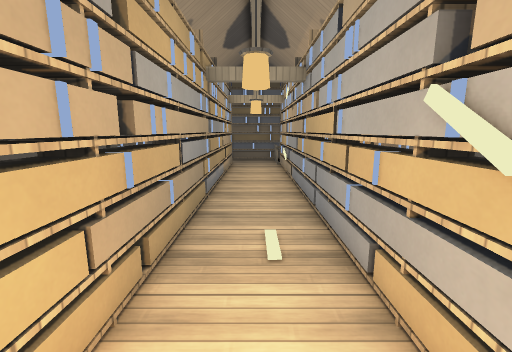
View 1 (above)

16 first-person views from a walk through a level from a Godot 3-D game. The camera is 1.5 m above the floor, tilts 10° down and sees 90° across. The floor is counted in squares, 0.5 m on a side. Each view is taken from the middle of a square. On the plan, view 1 faces up. The plan holds only what a view shows up to about 19 squares ahead; the rest is blank. Surface patterns are stand-ins for the level's own textures.

View 2
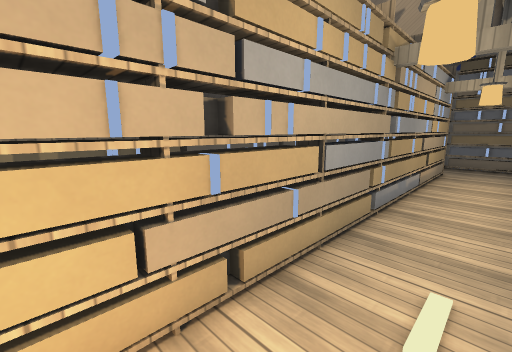

View 3
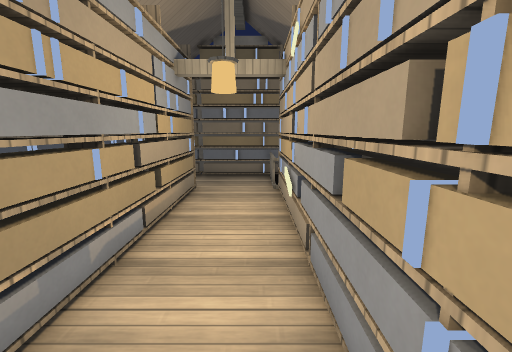

View 4
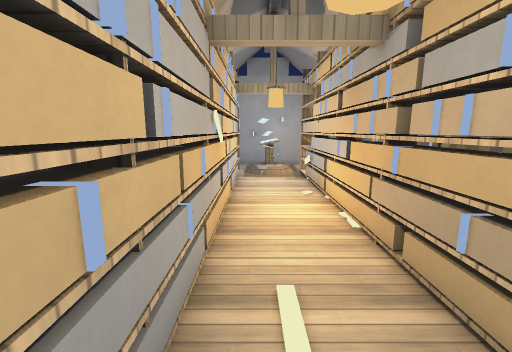

View 5
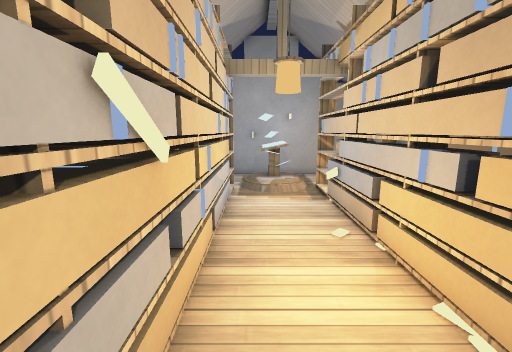

View 6
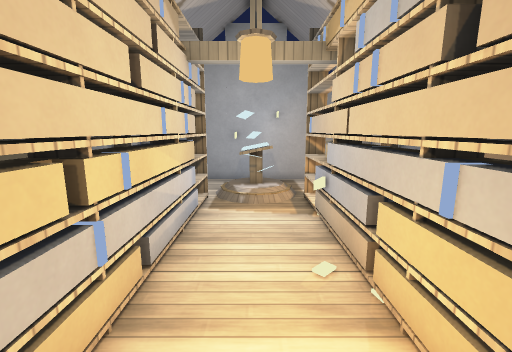

View 7
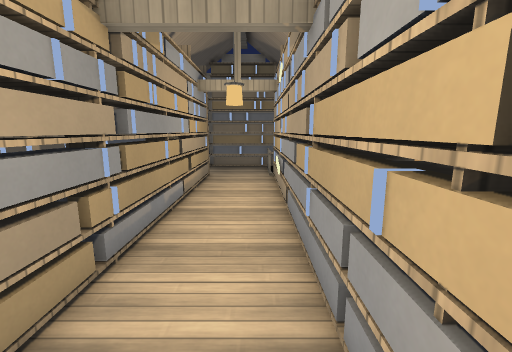

View 8
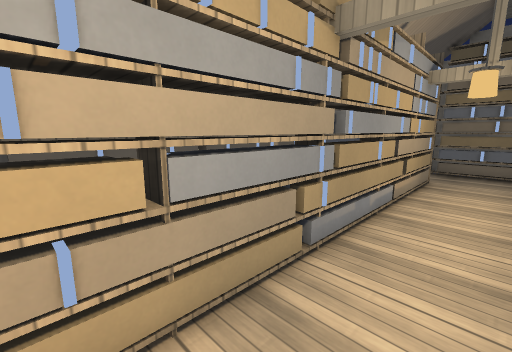

View 9
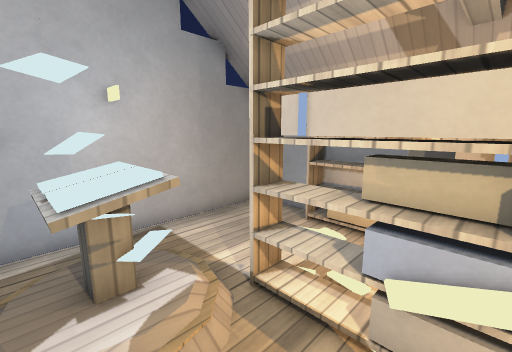

View 10
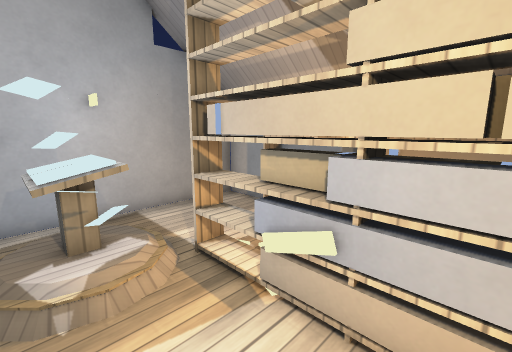

View 11
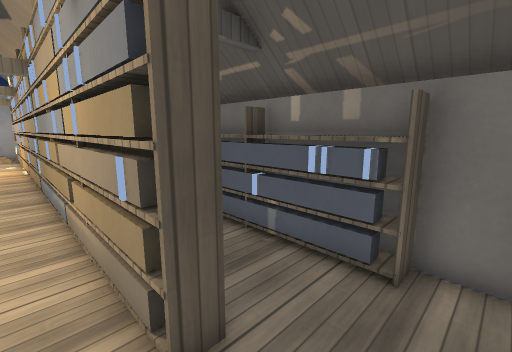

View 12
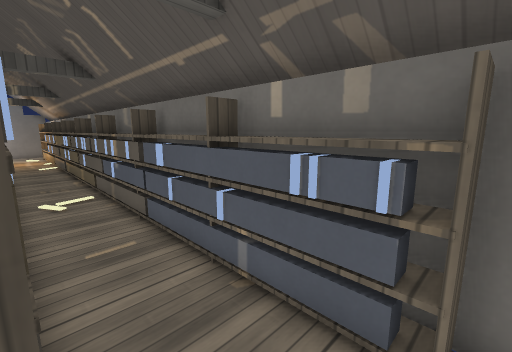

View 13
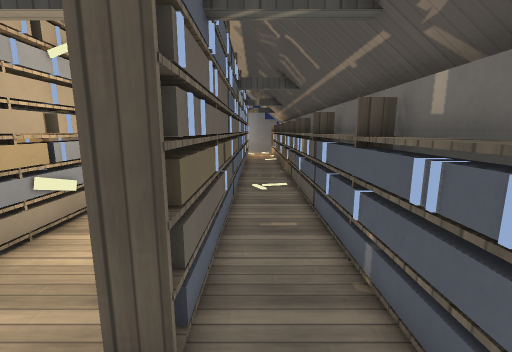

View 14
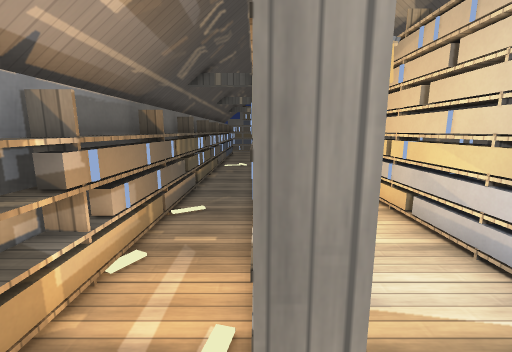

View 15
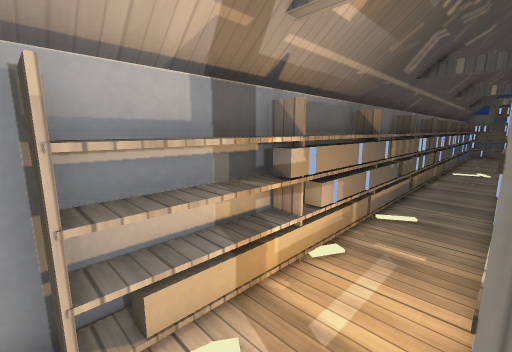

View 16
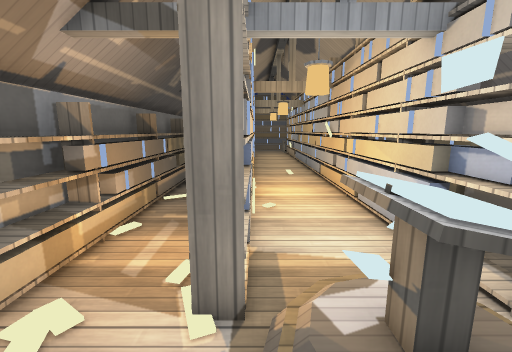

### Floor plan
Key: @ floor where view 1 was taken; # wall or solid block; . main floor; : floor 0.25 m higher than the main floor; + floor 1.5 m higher than the main floor; = window, fence, low wall or low ledge; ^ raised ledge; T thing the floor can be seen under or through.
Columns run from 7 left of view 1 to 4 right of it. Each row starts with its distance up from view 1.
 27 ##  ######
 26 #... ....=
 25 ##.......=
 24 #^.......=
 23 #^..##...#
 22 #^..##...#
 21 #^..##...#
 20 #^..##...#
 19 #^..##...##
 18 #^..##...##
 17 #^..##...##
 16 #^..##...##
 15  ^..##...##
 14  ^..##...##
 13 #^..##...##
 12 #^..##...##
 11 #^..##...##
 10  ^..##...#
  9  ^..##...#
  8 #^..##...#
  7 #^..##...#
  6 #^..##...#
  5 #^..##...#
  4 #^..##...##
  3 #^..##...##
  2 #^..##...##
  1  ^..##...##
  0  ^..##.@.##
 -1 #^..##...##
 -2 #^..##...##
 -3 #^..##...##
 -4 #^..##...##
 -5 #^..##...##
 -6 #^..TT...##
 -7 #^..TT...##
 -8 #^..TTTTT##
 -9 #^....TTT.
-10 ##....T+T.
-11 #......:..
-12 #..........
-13 ############

Positions as (right, up) in squares from view 1, and headings:
1: (0, 0), facing up
2: (1, 2), facing up-left
3: (1, 10), facing up
4: (1, 10), facing down
5: (1, 5), facing down
6: (0, 3), facing down
7: (1, 6), facing up
8: (1, 6), facing up-left
9: (1, -5), facing down-left
10: (1, -3), facing down-left
11: (-1, 26), facing down-left
12: (-3, 25), facing down-left
13: (-4, 26), facing down
14: (-3, -10), facing up
15: (-3, -10), facing up-left
16: (-2, -12), facing up
